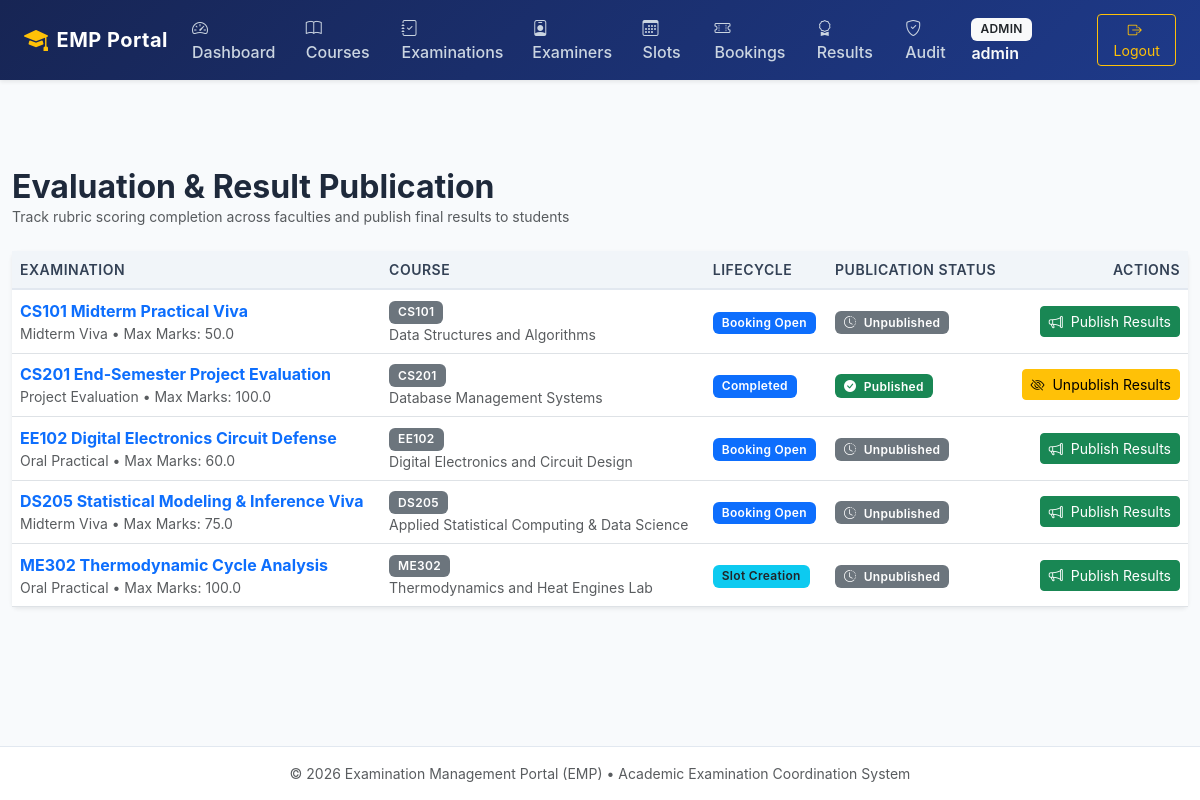
The app's page /admin/evaluations (signed in), older data.
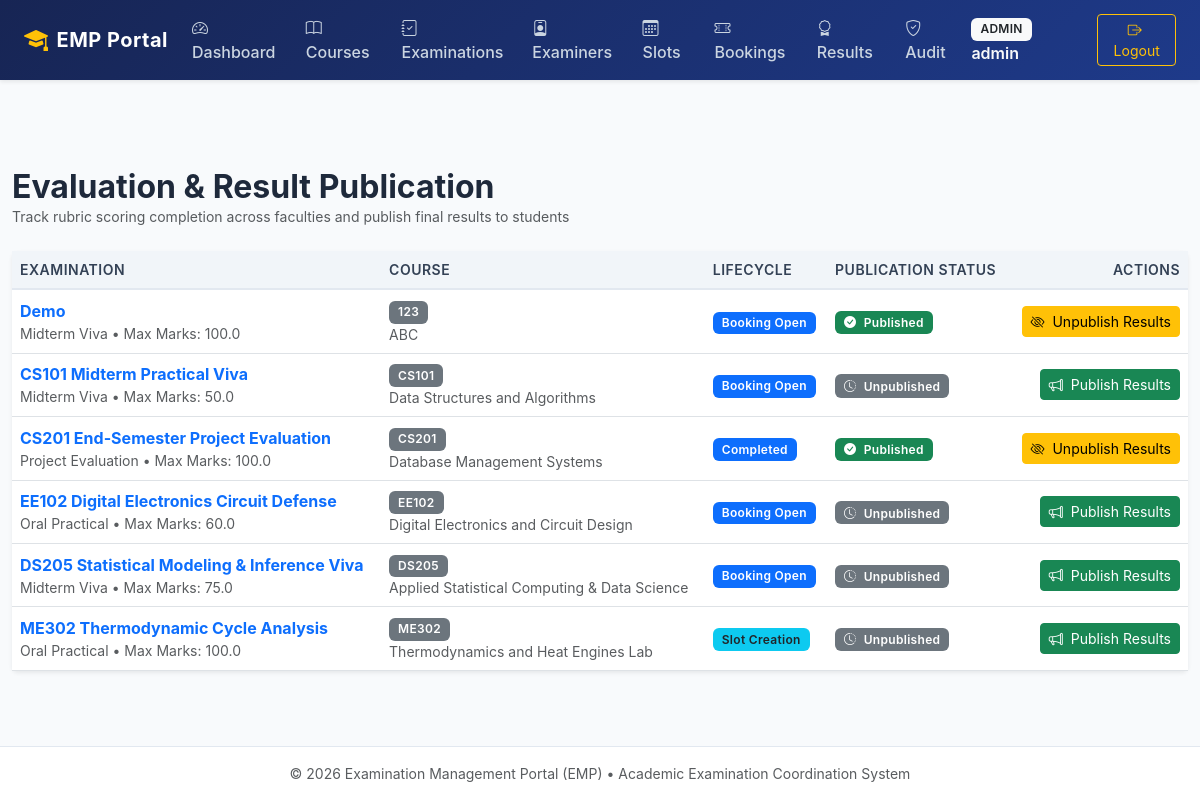
The same page, newer data.
### tables this page shows
CREATE TABLE examinations (
    id INTEGER PRIMARY KEY AUTOINCREMENT,
    course_id INTEGER NOT NULL,
    title VARCHAR(150) NOT NULL,
    exam_type VARCHAR(50) NOT NULL,
    duration_minutes INTEGER NOT NULL,
    max_marks REAL NOT NULL,
    slot_creation_start TIMESTAMP NOT NULL,
    slot_creation_end TIMESTAMP NOT NULL,
    booking_start TIMESTAMP NOT NULL,
    booking_end TIMESTAMP NOT NULL,
    status VARCHAR(20) NOT NULL DEFAULT 'draft' CHECK(status IN ('draft', 'slot_creation', 'booking_open', 'closed', 'completed')),
    created_at TIMESTAMP NOT NULL DEFAULT CURRENT_TIMESTAMP,
    FOREIGN KEY (course_id) REFERENCES courses(id) ON DELETE RESTRICT
);

CREATE TABLE courses (
    id INTEGER PRIMARY KEY AUTOINCREMENT,
    code VARCHAR(20) UNIQUE NOT NULL,
    name VARCHAR(150) NOT NULL,
    description TEXT,
    is_active INTEGER NOT NULL DEFAULT 1,
    created_at TIMESTAMP NOT NULL DEFAULT CURRENT_TIMESTAMP
);

### app/routes/admin.py (the view)
@admin_bp.route('/evaluations')
def evaluations():
    exams = get_examinations()
    return render_template('admin/evaluations.html', exams=exams)

### app/database.py (called while the page is built)
def get_db(db_path=None):
    if db_path is None:
        try:
            db_path = current_app.config['DATABASE_PATH']
        except RuntimeError:
            from app.config import Config
            db_path = Config.DATABASE_PATH
    try:
        if 'db' not in g:
            if db_path != ':memory:':
                os.makedirs(os.path.dirname(os.path.abspath(db_path)), exist_ok=True)
            conn = sqlite3.connect(db_path)
            conn.row_factory = sqlite3.Row
            conn.execute("PRAGMA foreign_keys = ON;")
            g.db = conn
        return g.db
    except RuntimeError:
        if db_path != ':memory:':
            os.makedirs(os.path.dirname(os.path.abspath(db_path)), exist_ok=True)
        conn = sqlite3.connect(db_path)
        conn.row_factory = sqlite3.Row
        conn.execute("PRAGMA foreign_keys = ON;")
        return conn

### app/routes/admin.py (called while the page is built)
@admin_bp.before_request
@role_required('admin')
def check_admin():
    pass

### app/templates/admin/evaluations.html (shortened to what this page needs)
{% extends "base.html" %}
{% block content %}
<div class="d-flex justify-content-between align-items-center mb-4">
    <div>
        <h2 class="fw-bold mb-0">Evaluation & Result Publication</h2>
        <p class="text-muted small mb-0">Track rubric scoring completion across faculties and publish final results to students</p>
    </div>
</div>
<div class="card shadow-sm border-0">
    <div class="card-body p-0">
        <div class="table-responsive">
            <table class="table table-hover table-emp align-middle mb-0">
                <thead>
                    <tr>
                        <th>Examination</th>
                        <th>Course</th>
                        <th>Lifecycle</th>
                        <th>Publication Status</th>
                        <th class="text-end">Actions</th>
                    </tr>
                </thead>
                <tbody>
                    {% for e in exams %}
                    <tr>
                        <td>
                            <a href="{{ url_for('admin.exam_detail', exam_id=e.id) }}" class="fw-bold text-decoration-none text-primary">
                                {{ e.title }}
                            </a>
                            <div class="small text-muted">{{ e.exam_type }} &bull; Max Marks: {{ e.max_marks }}</div>
                        </td>
                        <td>
                            <span class="badge bg-secondary">{{ e.course_code }}</span>
                            <div class="small text-muted">{{ e.course_name }}</div>
                        </td>
                        <td>{{ e.status | status_badge | safe }}</td>
                        <td>
                            {% if e.is_published %}
                                <span class="badge bg-success"><i class="bi bi-check-circle-fill me-1"></i> Published</span>
                            {% else %}
                                <span class="badge bg-secondary"><i class="bi bi-clock-history me-1"></i> Unpublished</span>
                            {% endif %}
                        </td>
                        <td class="text-end">
                            {% if e.is_published %}
                                <form method="POST" action="{{ url_for('admin.unpublish_results', exam_id=e.id) }}" class="d-inline"
                                      onsubmit="return confirm('Are you sure you want to unpublish these results? Students will no longer see their scores.');">
                                    <button type="submit" class="btn btn-warning btn-sm">
                                        <i class="bi bi-eye-slash me-1"></i> Unpublish Results
                                    </button>
                                </form>
                            {% else %}
                                <button type="button" class="btn btn-success btn-sm" data-bs-toggle="modal" data-bs-target="#publishModal{{ e.id }}">
                                    <i class="bi bi-megaphone me-1"></i> Publish Results
                                </button>
                            {% endif %}
                        </td>
                    </tr>
                    {% else %}
                    <tr>
                        <td colspan="5" class="text-center py-4 text-muted">No examinations found.</td>
                    </tr>
                    {% endfor %}
                </tbody>
            </table>
        </div>
    </div>
</div>
{% endblock %}

Row changes from the older to the newer data that the page shows:
added examinations: title "Demo", exam_type "Midterm Viva", max_marks "100.0", course_code "123", course_name "ABC", status|status_badge "Booking Open", shows "Published"
